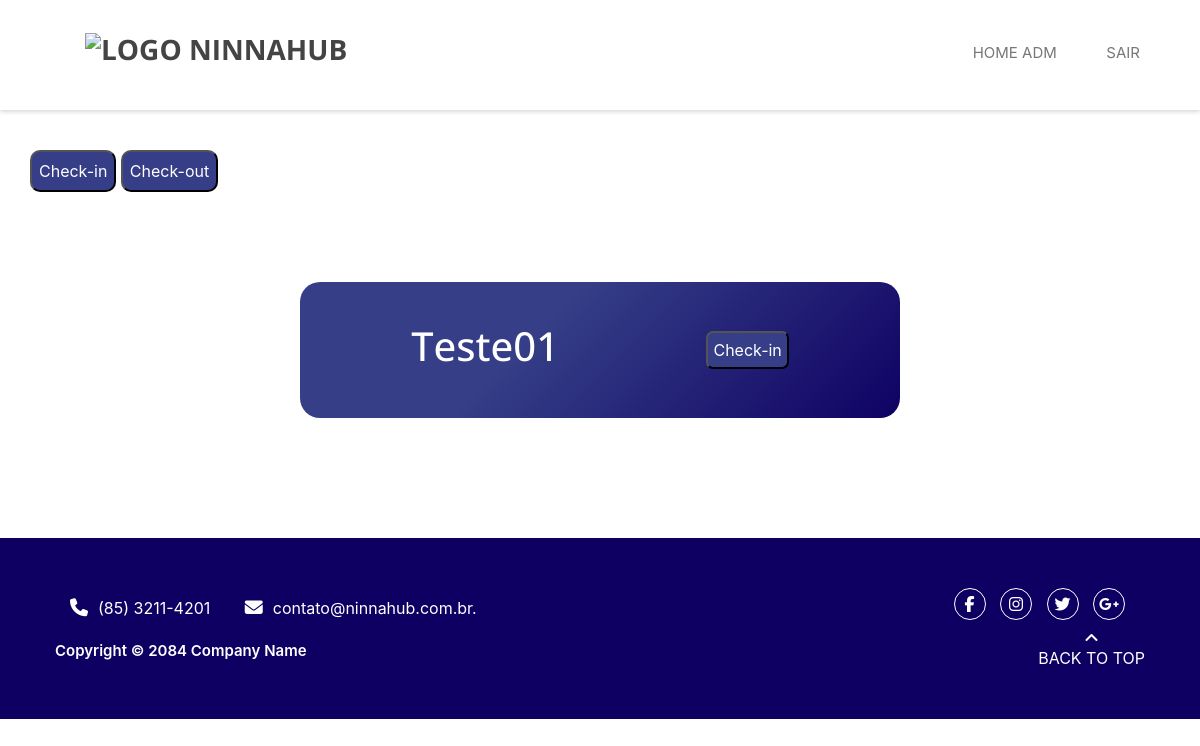
/adm/check_in/ (signed in), run on an earlier commit of the app's database.
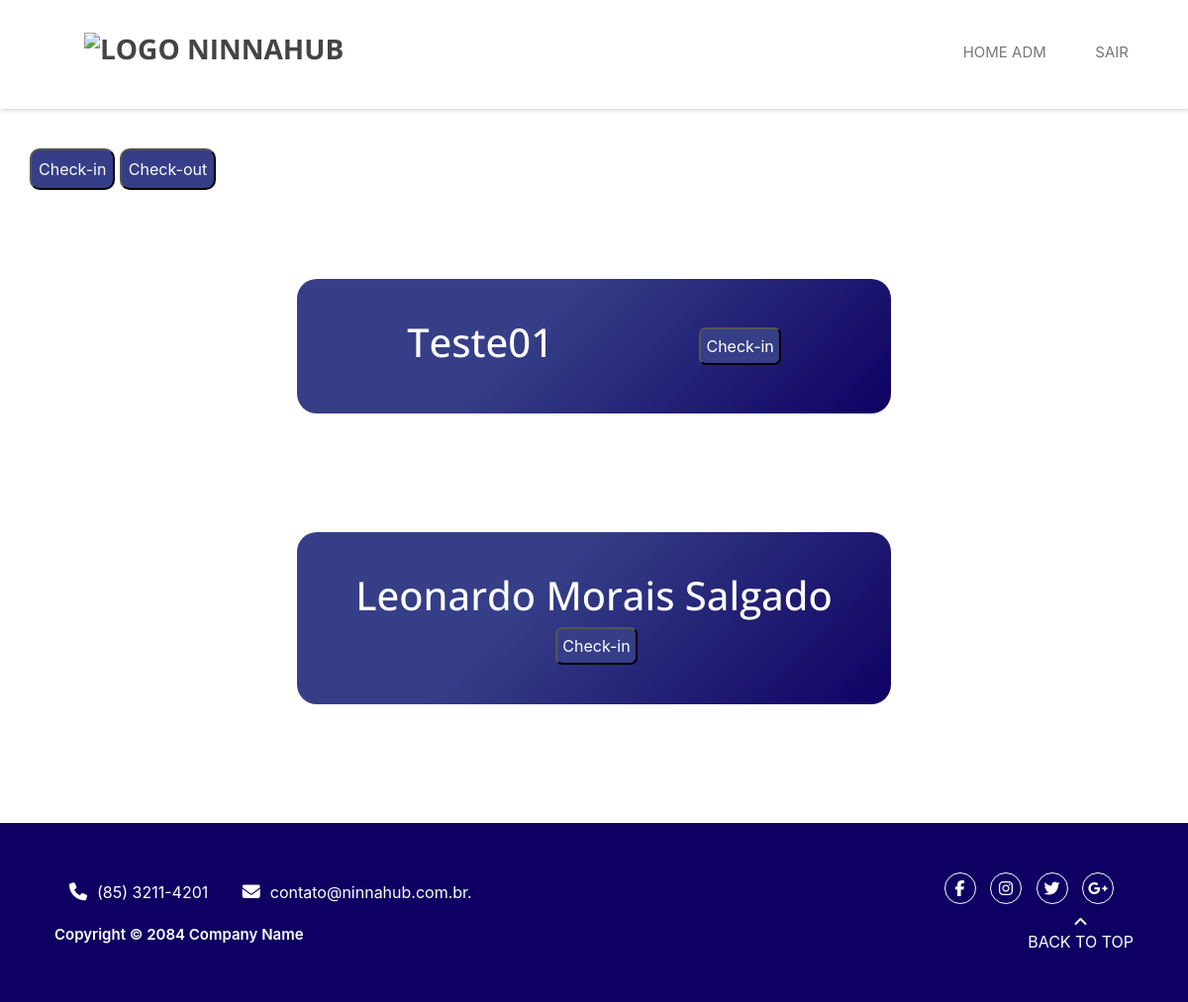
And on a later commit of the database.
### reserva/models.py (models this page shows, shortened)
class Confirmacao(models.Model):
    token = models.CharField(max_length=64)
    registro = models.ForeignKey(Registro, on_delete=models.DO_NOTHING)
    ativo = models.BooleanField(default=False)
    check_in = models.BooleanField(default=False)
    check_out = models.BooleanField(default=False)
    horario_checkin = models.TimeField(null=True, blank=True)
    horario_checkout = models.TimeField(null=True, blank=True)
    qtd_participantes = models.IntegerField(default=0)
    def __str__(self):
        return self.registro.agente

class Registro(models.Model):
    MANTENEDOR_CHOICES = (
        ('Mantenedor', 'Mantenedor'),
        ('Residente Startup', 'Residente Startup'),
        ('Time Operacional', 'Time Operacional'),
    )
    EVENTO_CHOICES = (
        ('Espaço01', 'Espaço01'),
        ('Espaço02', 'Espaço02'),
        ('Espaço03', 'Espaço03'),
    )
    agente = models.CharField(max_length=30)
    mantenedor = models.CharField(max_length=30, choices=MANTENEDOR_CHOICES)
    empresa = models.CharField(max_length=30)
    email = models.EmailField(max_length=254)
    telefone = models.CharField(max_length=30)
    cpf = CPFField('cpf')
    cnpj = CNPJField('CNPJ')
    nome_evento = models.CharField(max_length=300)
    descricao = models.TextField(max_length=1000)
    lista_participantes = models.FileField(upload_to='lista_participantes/%Y/%m/%d/', blank=True)
    espacos = models.CharField(max_length=30, choices=EVENTO_CHOICES, default='Espaço01')
    data_reserva = models.DateField()
    hora_inicio = models.TimeField()
    hora_fim = models.TimeField()
    confirmacao_email = models.BooleanField(default=False)

### administrador/views.py (the view)
# urls.py: path('check_in/', views.check_in, name='check_in'),
@login_required(login_url='/adm/login')
def check_in(request):
    conteudo = {"casos": Confirmacao.objects.filter(check_in=False).all(),
    }
    return render(request, 'check_in.html',conteudo)

### administrador/templates/check_in.html (shortened to what this page needs)
{% extends 'base.html' %}
{% load static %}
{% block 'body' %}
{% include 'partials/_navbar-adm.html' %}
    <div class="botoes-check">
      <a href="{%url 'check_in'%}"><button class="ajeitar-botoes">Check-in</button></a>
      <a href="{%url 'check_out'%}"><button class="ajeitar-botoes">Check-out</button></a>
    </div>
  {% if user.is_authenticated %}
      {% for caso in casos %}
          <div class="parte-branca">
            <h1>{{caso}}</h1>
              {% if caso.check_in == False%}
                <form action="{%url 'realizar_check_in' caso.id %}" method="POST" name="form" >
                  <button type="submit" class="botao-form">Check-in</button>
                </form>
              {%endif%}
          </div>
      {% endfor %}
  {%endif%}
    {% include 'partials/_footer.html' %}
{% endblock %}

What changed in the data, as far as the page shows it:
added Confirmacao: registro.agente "Leonardo Morais Salgado"
